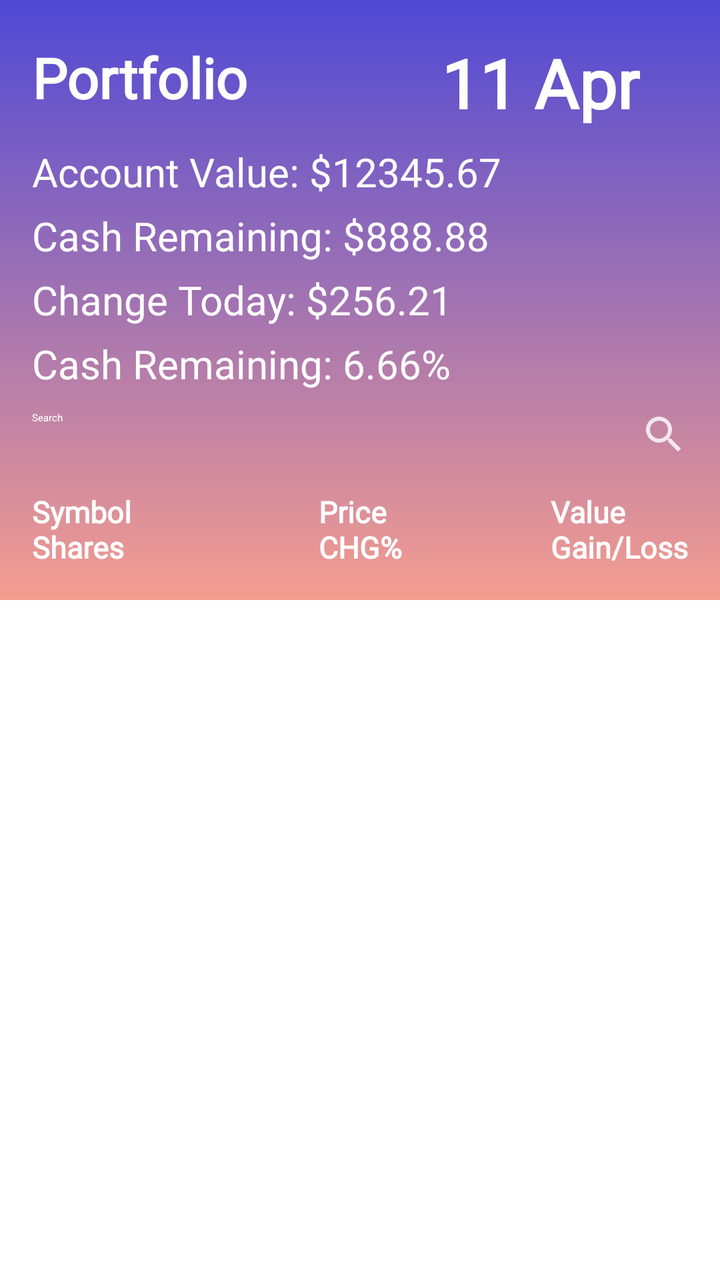
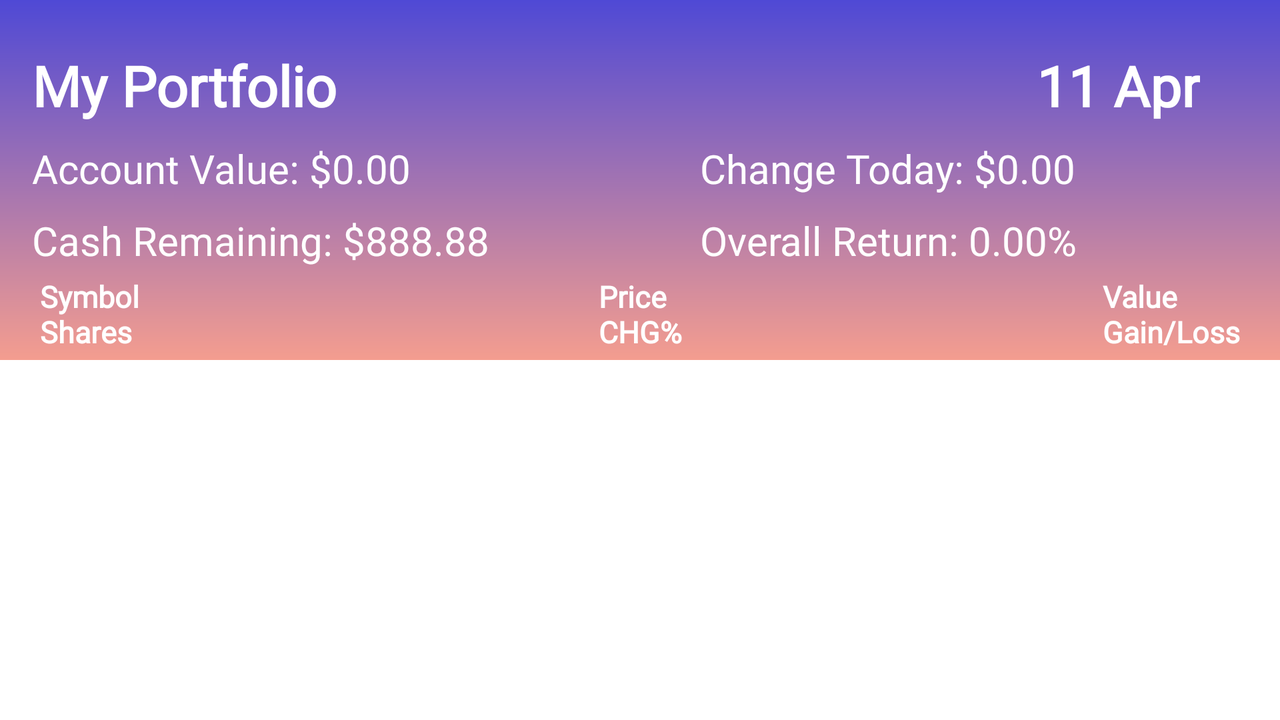

Compare how this app lays out the same screen by default and in its alternative resource folder. The renders come first, then the two layout files and the values they reference.
<!-- AndroidManifest.xml: application theme Theme.NUMAD22sp_CodeBuster_StockNinja -->
<!-- res/layout/activity_portfolio.xml -->
<?xml version="1.0" encoding="utf-8"?>
<androidx.constraintlayout.widget.ConstraintLayout xmlns:android="http://schemas.android.com/apk/res/android"
    xmlns:app="http://schemas.android.com/apk/res-auto"
    xmlns:tools="http://schemas.android.com/tools"
    android:layout_width="match_parent"
    android:layout_height="match_parent"
    tools:context=".PortfolioActivity">

    <FrameLayout
        android:layout_width="match_parent"
        android:layout_height="300dp"
        android:background="@drawable/background"
        app:layout_constraintLeft_toLeftOf="parent"
        app:layout_constraintRight_toRightOf="parent"
        app:layout_constraintTop_toTopOf="parent" />

    <TextView
        android:id="@+id/Overview"
        android:layout_width="wrap_content"
        android:layout_height="wrap_content"
        android:layout_marginLeft="16dp"
        android:layout_marginTop="20dp"
        android:fontFamily="@font/amiko_bold"
        android:gravity="start"
        android:text="Portfolio"
        android:textColor="#FFF"
        android:textSize="28sp"
        android:textStyle="bold"
        app:layout_constraintBottom_toTopOf="@id/account_value"
        app:layout_constraintLeft_toLeftOf="parent"
        app:layout_constraintTop_toTopOf="parent" />

    <TextView
        android:id="@+id/date"
        android:layout_width="wrap_content"
        android:layout_height="wrap_content"
        android:layout_marginTop="10dp"
        android:layout_marginRight="40dp"
        android:fontFamily="@font/amiko_bold"
        android:gravity="start"
        android:text="11 Apr"
        android:textColor="#FFF"
        android:textSize="34sp"
        android:textStyle="bold"
        app:layout_constraintBottom_toTopOf="@id/account_value"
        app:layout_constraintRight_toRightOf="parent"
        app:layout_constraintTop_toTopOf="parent" />

    <TextView
        android:id="@+id/account_value"
        android:layout_width="wrap_content"
        android:layout_height="wrap_content"
        android:layout_marginLeft="16dp"
        android:layout_marginTop="15dp"
        android:fontFamily="@font/amiko"
        android:text="Account Value: $12345.67"
        android:textColor="#FFF"
        android:textSize="20sp"
        app:layout_constraintBottom_toTopOf="@id/cash_remaining"
        app:layout_constraintLeft_toLeftOf="parent"
        app:layout_constraintTop_toBottomOf="@id/Overview" />

    <TextView
        android:id="@+id/cash_remaining"
        android:layout_width="wrap_content"
        android:layout_height="wrap_content"
        android:layout_marginLeft="16dp"
        android:layout_marginTop="5dp"
        android:fontFamily="@font/amiko"
        android:text="Cash Remaining: $888.88"
        android:textColor="#FFF"
        android:textSize="20sp"
        app:layout_constraintBottom_toTopOf="@id/change_today"
        app:layout_constraintLeft_toLeftOf="parent"
        app:layout_constraintTop_toBottomOf="@id/account_value" />

    <TextView
        android:id="@+id/change_today"
        android:layout_width="wrap_content"
        android:layout_height="wrap_content"
        android:layout_marginLeft="16dp"
        android:layout_marginTop="5dp"
        android:fontFamily="@font/amiko"
        android:text="Change Today: $256.21"
        android:textColor="#FFF"
        android:textSize="20sp"
        app:layout_constraintBottom_toTopOf="@id/overall_return"
        app:layout_constraintLeft_toLeftOf="parent"
        app:layout_constraintTop_toBottomOf="@id/cash_remaining" />

    <TextView
        android:id="@+id/overall_return"
        android:layout_width="wrap_content"
        android:layout_height="wrap_content"
        android:layout_marginLeft="16dp"
        android:layout_marginTop="5dp"
        android:fontFamily="@font/amiko"
        android:text="Cash Remaining: 6.66%"
        android:textColor="#FFF"
        android:textSize="20sp"
        app:layout_constraintBottom_toTopOf="@id/search_box"
        app:layout_constraintLeft_toLeftOf="parent"
        app:layout_constraintTop_toBottomOf="@id/change_today" />

    <EditText
        android:id="@+id/search_box"
        style="@style/AppEditText"
        android:layout_width="match_parent"
        android:layout_marginTop="10dp"
        android:layout_marginLeft="16dp"
        android:layout_marginRight="16dp"
        android:drawableEnd="@drawable/search_icon"
        android:drawableRight="@drawable/search_icon"
        android:hint="Search"
        android:inputType="text"
        android:textColor="#FFF"
        app:layout_constraintLeft_toLeftOf="parent"
        app:layout_constraintRight_toRightOf="parent"
        app:layout_constraintTop_toBottomOf="@id/overall_return" />

    <TextView
        android:id="@+id/portfolio_bar1"
        android:layout_width="wrap_content"
        android:layout_height="wrap_content"
        android:layout_marginLeft="16dp"
        android:fontFamily="@font/amiko"
        android:text="Symbol\nShares"
        android:textColor="@color/white"
        android:textSize="15sp"
        android:textStyle="bold"
        app:layout_constraintBottom_toTopOf="@id/portfolio_list"
        app:layout_constraintLeft_toLeftOf="parent"
        app:layout_constraintTop_toBottomOf="@id/search_box" />

    <TextView
        android:id="@+id/portfolio_bar2"
        android:layout_width="wrap_content"
        android:layout_height="wrap_content"
        android:fontFamily="@font/amiko"
        android:text="Price\nCHG%"
        android:textColor="@color/white"
        android:textSize="15sp"
        android:textStyle="bold"
        app:layout_constraintBottom_toTopOf="@id/portfolio_list"
        app:layout_constraintLeft_toLeftOf="parent"
        app:layout_constraintRight_toRightOf="parent"
        app:layout_constraintTop_toBottomOf="@id/search_box" />

    <TextView
        android:id="@+id/portfolio_bar3"
        android:layout_width="wrap_content"
        android:layout_height="wrap_content"
        android:layout_marginRight="16dp"
        android:fontFamily="@font/amiko"
        android:text="Value\nGain/Loss"
        android:textColor="@color/white"
        android:textSize="15sp"
        android:textStyle="bold"
        app:layout_constraintBottom_toTopOf="@id/portfolio_list"
        app:layout_constraintRight_toRightOf="parent"
        app:layout_constraintTop_toBottomOf="@id/search_box" />

    <androidx.recyclerview.widget.RecyclerView
        android:id="@+id/portfolio_list"
        android:layout_width="match_parent"
        android:layout_height="0dp"
        android:layout_marginTop="300dp"
        app:layout_constraintBottom_toBottomOf="parent"
        app:layout_constraintLeft_toLeftOf="parent"
        app:layout_constraintTop_toTopOf="parent" />
    

</androidx.constraintlayout.widget.ConstraintLayout>
<!-- resources referenced by this layout -->
<resources>
  <!-- drawable background (drawable) -->
  <?xml version="1.0" encoding="utf-8"?>
  <shape xmlns:android="http://schemas.android.com/apk/res/android">
      <gradient
          android:type="linear"
          android:angle="90"
          android:startColor="#F49D8F"
          android:endColor="#4F49D5" />
  </shape>
  <!-- drawable search_icon (drawable) -->
  <?xml version="1.0" encoding="utf-8"?>
  <vector xmlns:android="http://schemas.android.com/apk/res/android"
      android:width="24dp"
      android:height="24dp"
      android:viewportWidth="24"
      android:viewportHeight="24"
      android:tint="#FFFFFF"
      android:alpha="0.8">
      <path
          android:fillColor="@color/black"
          android:pathData="M15.5,14h-0.79l-0.28,-0.27C15.41,12.59 16,11.11 16,9.5 16,5.91 13.09,3 9.5,3S3,5.91 3,9.5 5.91,16 9.5,16c1.61,0 3.09,-0.59 4.23,-1.57l0.27,0.28v0.79l5,4.99L20.49,19l-4.99,-5zM9.5,14C7.01,14 5,11.99 5,9.5S7.01,5 9.5,5 14,7.01 14,9.5 11.99,14 9.5,14z"/>
  </vector>
  <style name="AppEditText" parent="android:Widget.EditText">
          <item name="android:background">@drawable/background</item>
          <item name="android:layout_height">60dp</item>
          <item name="android:padding">16dp</item>
          <item name="android:ems">10</item>
          <item name="android:textSize">20sp</item>
          <item name="android:textColorHint">#FFF</item>
      </style>
  <style name="Theme.NUMAD22sp_CodeBuster_StockNinja" parent="Theme.MaterialComponents.DayNight.DarkActionBar">
          
          <item name="colorPrimary">@color/purple_200</item>
          <item name="colorPrimaryVariant">@color/purple_700</item>
          <item name="colorOnPrimary">@color/black</item>
          
          <item name="colorSecondary">@color/teal_200</item>
          <item name="colorSecondaryVariant">@color/teal_200</item>
          <item name="colorOnSecondary">@color/black</item>
          
          <item name="android:statusBarColor" tools:targetApi="l">?attr/colorPrimaryVariant</item>
          
      </style>
</resources>
<!-- res/layout-land/activity_portfolio.xml (the repository's variant of the layout above) -->
<!-- drawn on the phone turned sideways -->
<?xml version="1.0" encoding="utf-8"?>
<androidx.constraintlayout.widget.ConstraintLayout xmlns:android="http://schemas.android.com/apk/res/android"
    xmlns:app="http://schemas.android.com/apk/res-auto"
    xmlns:tools="http://schemas.android.com/tools"
    android:layout_width="match_parent"
    android:layout_height="match_parent"
    tools:context=".PortfolioActivity">

    <FrameLayout
        android:layout_width="match_parent"
        android:layout_height="180dp"
        android:background="@drawable/background"
        app:layout_constraintLeft_toLeftOf="parent"
        app:layout_constraintRight_toRightOf="parent"
        app:layout_constraintTop_toTopOf="parent" />

    <TextView
        android:id="@+id/Overview"
        android:layout_width="wrap_content"
        android:layout_height="wrap_content"
        android:layout_marginLeft="16dp"
        android:layout_marginTop="20dp"
        android:fontFamily="@font/amiko_bold"
        android:gravity="start"
        android:text="My Portfolio"
        android:textColor="#FFF"
        android:textSize="28sp"
        android:textStyle="bold"
        app:layout_constraintBottom_toTopOf="@id/account_value"
        app:layout_constraintLeft_toLeftOf="parent"
        app:layout_constraintTop_toTopOf="parent" />

    <TextView
        android:id="@+id/date"
        android:layout_width="wrap_content"
        android:layout_height="wrap_content"
        android:layout_marginRight="40dp"
        android:layout_marginTop="15dp"
        android:fontFamily="@font/amiko_bold"
        android:gravity="start"
        android:text="11 Apr"
        android:textColor="#FFF"
        android:textSize="28sp"
        android:textStyle="bold"
        app:layout_constraintBottom_toTopOf="@id/account_value"
        app:layout_constraintRight_toRightOf="parent"
        app:layout_constraintTop_toTopOf="parent" />

    <TextView
        android:id="@+id/account_value"
        android:layout_width="wrap_content"
        android:layout_height="wrap_content"
        android:layout_marginLeft="16dp"
        android:layout_marginTop="5dp"
        android:fontFamily="@font/amiko"
        android:text="Account Value: $0.00"
        android:textColor="#FFF"
        android:textSize="20sp"
        app:layout_constraintBottom_toTopOf="@id/cash_remaining"
        app:layout_constraintLeft_toLeftOf="parent"
        app:layout_constraintTop_toBottomOf="@id/Overview" />

    <TextView
        android:id="@+id/cash_remaining"
        android:layout_width="wrap_content"
        android:layout_height="wrap_content"
        android:layout_marginLeft="16dp"
        android:layout_marginTop="5dp"
        android:fontFamily="@font/amiko"
        android:text="Cash Remaining: $888.88"
        android:textColor="#FFF"
        android:textSize="20sp"
        app:layout_constraintBottom_toTopOf="@id/portfolio_bar1"
        app:layout_constraintLeft_toLeftOf="parent"
        app:layout_constraintTop_toBottomOf="@id/account_value" />

    <TextView
        android:id="@+id/change_today"
        android:layout_width="wrap_content"
        android:layout_height="wrap_content"
        android:layout_marginLeft="350dp"
        android:layout_marginTop="5dp"
        android:fontFamily="@font/amiko"
        android:text="Change Today: $0.00"
        android:textColor="#FFF"
        android:textSize="20sp"
        app:layout_constraintLeft_toLeftOf="parent"
        app:layout_constraintBottom_toTopOf="@id/overall_return"
        app:layout_constraintTop_toBottomOf="@id/Overview"  />

    <TextView
        android:id="@+id/overall_return"
        android:layout_width="wrap_content"
        android:layout_height="wrap_content"
        android:layout_marginLeft="350dp"
        android:layout_marginTop="5dp"
        android:fontFamily="@font/amiko"
        android:text="Overall Return: 0.00%"
        android:textColor="#FFF"
        android:textSize="20sp"
        app:layout_constraintBottom_toTopOf="@id/portfolio_bar1"
        app:layout_constraintLeft_toLeftOf="parent"
        app:layout_constraintTop_toBottomOf="@id/change_today" />



    <TextView
        android:id="@+id/portfolio_bar1"
        android:layout_width="wrap_content"
        android:layout_height="wrap_content"
        android:layout_marginLeft="20dp"
        android:fontFamily="@font/amiko"
        android:text="Symbol\nShares"
        android:textColor="@color/white"
        android:textSize="15sp"
        android:textStyle="bold"
        app:layout_constraintBottom_toTopOf="@id/portfolio_list"
        app:layout_constraintLeft_toLeftOf="parent"
        app:layout_constraintTop_toBottomOf="@id/overall_return" />

    <TextView
        android:id="@+id/portfolio_bar2"
        android:layout_width="wrap_content"
        android:layout_height="wrap_content"
        android:fontFamily="@font/amiko"
        android:text="Price\nCHG%"
        android:textColor="@color/white"
        android:textSize="15sp"
        android:textStyle="bold"
        app:layout_constraintBottom_toTopOf="@id/portfolio_list"
        app:layout_constraintLeft_toLeftOf="parent"
        app:layout_constraintRight_toRightOf="parent"
        app:layout_constraintTop_toBottomOf="@id/overall_return" />

    <TextView
        android:id="@+id/portfolio_bar3"
        android:layout_width="wrap_content"
        android:layout_height="wrap_content"
        android:layout_marginRight="20dp"
        android:fontFamily="@font/amiko"
        android:text="Value\nGain/Loss"
        android:textColor="@color/white"
        android:textSize="15sp"
        android:textStyle="bold"
        app:layout_constraintBottom_toTopOf="@id/portfolio_list"
        app:layout_constraintRight_toRightOf="parent"
        app:layout_constraintTop_toBottomOf="@id/overall_return" />

    <androidx.recyclerview.widget.RecyclerView
        android:id="@+id/portfolio_list"
        android:layout_width="match_parent"
        android:layout_height="0dp"
        android:layout_marginTop="180dp"
        app:layout_constraintBottom_toBottomOf="parent"
        app:layout_constraintLeft_toLeftOf="parent"
        app:layout_constraintTop_toTopOf="parent" />
    

    <ProgressBar
        android:id="@+id/progress_bar"
        android:layout_width="50dp"
        android:layout_height="50dp"
        app:layout_constraintLeft_toLeftOf="parent"
        app:layout_constraintRight_toRightOf="parent"
        app:layout_constraintTop_toTopOf="parent"
        app:layout_constraintBottom_toBottomOf="parent"
        android:indeterminateTint="#4F49D5"
        android:visibility="invisible" />

</androidx.constraintlayout.widget.ConstraintLayout>
<!-- resources referenced by the variant -->
<!-- as the phone turned sideways resolves them -->
<resources>
  <!-- drawable background (drawable) -->
  <?xml version="1.0" encoding="utf-8"?>
  <shape xmlns:android="http://schemas.android.com/apk/res/android">
      <gradient
          android:type="linear"
          android:angle="90"
          android:startColor="#F49D8F"
          android:endColor="#4F49D5" />
  </shape>
  <style name="Theme.NUMAD22sp_CodeBuster_StockNinja" parent="Theme.MaterialComponents.DayNight.DarkActionBar">
          
          <item name="colorPrimary">@color/purple_200</item>
          <item name="colorPrimaryVariant">@color/purple_700</item>
          <item name="colorOnPrimary">@color/black</item>
          
          <item name="colorSecondary">@color/teal_200</item>
          <item name="colorSecondaryVariant">@color/teal_200</item>
          <item name="colorOnSecondary">@color/black</item>
          
          <item name="android:statusBarColor" tools:targetApi="l">?attr/colorPrimaryVariant</item>
          
      </style>
</resources>
